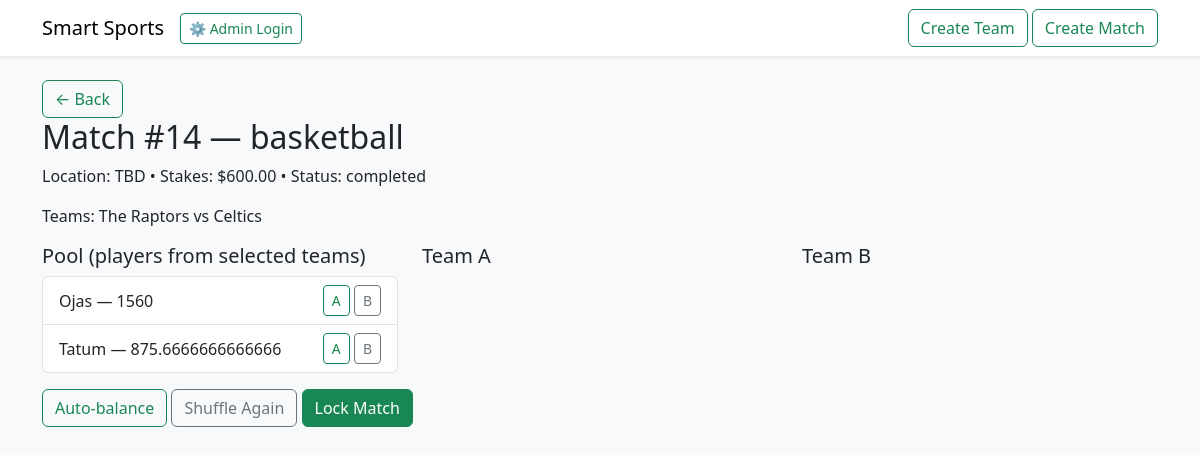
The app's page /matches/14 with its own data.
### app/models.py (models this page shows)
class Match(db.Model):
    id = db.Column(db.Integer, primary_key=True)
    sport = db.Column(db.String(80), nullable=False, default="soccer")
    location = db.Column(db.String(200), nullable=True)
    date = db.Column(db.DateTime, nullable=True)
    team1_id = db.Column(db.Integer, db.ForeignKey('team.id'), nullable=True)
    team2_id = db.Column(db.Integer, db.ForeignKey('team.id'), nullable=True)
    stakes = db.Column(db.Float, default=0.0)
    status = db.Column(db.String(50), default="pending")
    created_at = db.Column(db.DateTime, default=datetime.utcnow)
    team1 = db.relationship("Team", foreign_keys=[team1_id], lazy=True)
    team2 = db.relationship("Team", foreign_keys=[team2_id], lazy=True)
    winner_team_id = db.Column(db.Integer, db.ForeignKey('team.id'), nullable=True)

class Team(db.Model):
    id = db.Column(db.Integer, primary_key=True)
    name = db.Column(db.String(120), nullable=False)
    color = db.Column(db.String(30), nullable=True)
    skill_rating = db.Column(db.Integer, default=1200)
    created_at = db.Column(db.DateTime, default=datetime.utcnow)
    sport = db.Column(db.String(50), nullable=True, default="soccer")
    captain_id = db.Column(db.Integer, db.ForeignKey('player.id'), nullable=True)
    matches_played = db.Column(db.Integer, default=0)
    matches_won = db.Column(db.Integer, default=0)
    matches_lost = db.Column(db.Integer, default=0)
    players = db.relationship("Player", backref="team", lazy=True, foreign_keys="Player.team_id")

class Player(db.Model):
    id = db.Column(db.Integer, primary_key=True)
    name = db.Column(db.String(120), nullable=False)
    email = db.Column(db.String(200), nullable=True)
    role = db.Column(db.String(80), nullable=True)
    skill_rating = db.Column(db.Integer, default=1200)
    invited = db.Column(db.Boolean, default=False)
    team_id = db.Column(db.Integer, db.ForeignKey('team.id'), nullable=True)
    games_played = db.Column(db.Integer, default=0)
    wins = db.Column(db.Integer, default=0)
    losses = db.Column(db.Integer, default=0)
    is_admin = db.Column(db.Boolean, default=False)
    skills = db.relationship("PlayerSkill", backref="player", lazy=True, cascade="all, delete-orphan")

### app/routes.py (the view)
@app.route("/matches/<int:match_id>")
def match_detail(match_id):
    match = Match.query.get_or_404(match_id)
    pool = []
    if match.team1_id:
        pool += Player.query.filter_by(team_id=match.team1_id).all()
    if match.team2_id:
        pool += Player.query.filter_by(team_id=match.team2_id).all()
    assignments = MatchAssignment.query.filter_by(match_id=match.id).all()
    assigned_a = [a.player for a in assignments if a.team_side == 'A']
    assigned_b = [a.player for a in assignments if a.team_side == 'B']
    locked = (match.status == "locked")
    return render_template("match_detail.html", match=match, pool=pool, assigned_a=assigned_a, assigned_b=assigned_b, locked=locked)

### app/templates/match_detail.html (shortened to what this page needs)
{% extends "base.html" %}
{% block content %}
<a href="{{ url_for('index') }}" class="btn btn-outline-success">&larr; Back</a>
<h2>Match #{{ match.id }} — {{ match.sport }}</h2>
<p>Location: {{ match.location or 'TBD' }} • Stakes: ${{ "%.2f"|format(match.stakes) }} • Status: {{ match.status }}</p>
<p>Teams: {{ match.team1.name if match.team1 else 'Open' }} vs {{ match.team2.name if match.team2 else 'Open' }}</p>
<div class="row">
  <div class="col-md-4">
    <h5>Pool (players from selected teams)</h5>
    <ul id="pool-list" class="list-group">
      {% for p in pool %}
        <li class="list-group-item d-flex justify-content-between align-items-center">
          {{ p.name }} — {{ p.skill_rating }}
          {% if not locked %}
            <div>
              <button class="btn btn-sm btn-outline-success btn-assign" data-player-id="{{ p.id }}" data-side="A">A</button>
              <button class="btn btn-sm btn-outline-secondary btn-assign" data-player-id="{{ p.id }}" data-side="B">B</button>
            </div>
          {% endif %}
        </li>
      {% else %}
        <li class="list-group-item text-muted">No players in pool</li>
      {% endfor %}
    </ul>
  </div>
  <div class="col-md-4">
    <h5>Team A</h5>
  </div>
  <div class="col-md-4">
    <h5>Team B</h5>
  </div>
</div>
<div class="mt-3">
  {% if not locked %}
    <button id="btn-balance" class="btn btn-outline-success">Auto-balance</button>
    <button id="btn-shuffle" class="btn btn-outline-secondary">Shuffle Again</button>
    <button id="btn-lock" class="btn btn-success">Lock Match</button>
  {% else %}
    <button id="btn-lock" class="btn btn-warning">Unlock Match</button>
  {% endif %}
</div>
{% endblock %}

### records on screen
Match: id "14", sport "basketball", location "TBD", stakes "600.00", status "completed"
Team: team1 "The Raptors"
Team: team2 "Celtics"
Player: name "Ojas", skill_rating "1560"
Player: name "Tatum", skill_rating "875.6666666666666"
